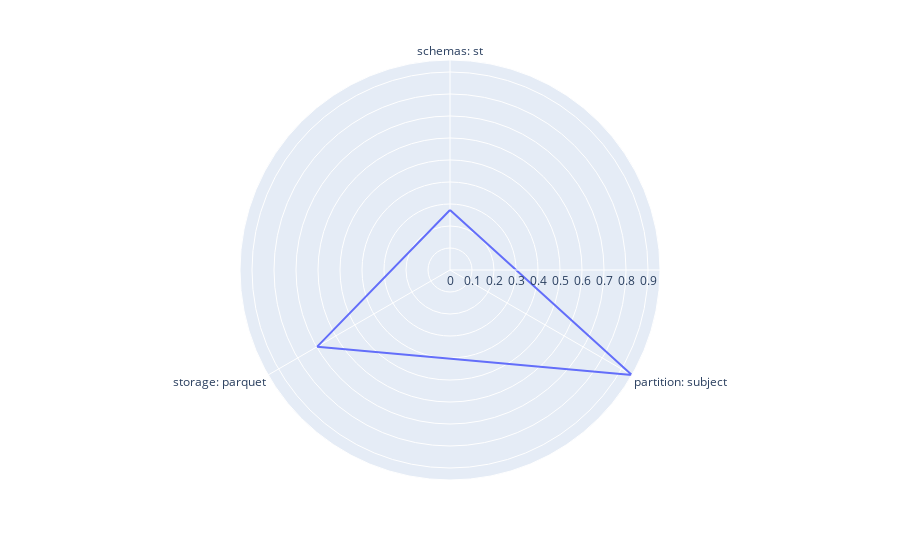

The code cell stored with this chart in its notebook:
### Code cell
partitionSDRank = SDRank(config, logs, '100M', 'partition')
partitionSDRank.plotRadar()

### Figure 1 — Plotly figure (JSON) as saved in the notebook; plotly's stock layout.template omitted (floating-point values rounded to 4 significant figures)
{"data": [{"hovertemplate": "r=%{r}<br>theta=%{theta}<extra></extra>", "legendgroup": "", "line": {"color": "#636efa", "dash": "solid"}, "marker": {"symbol": "circle"}, "mode": "lines", "name": "", "r": [0.2727, 0.9545, 0.697, 0.2727], "showlegend": false, "subplot": "polar", "theta": ["schemas: st", "partition: subject", "storage: parquet", "schemas: st"], "type": "scatterpolar"}], "layout": {"legend": {"tracegroupgap": 0}, "margin": {"t": 60}, "polar": {"angularaxis": {"direction": "clockwise", "rotation": 90}, "domain": {"x": [0, 1], "y": [0, 1]}}}}
